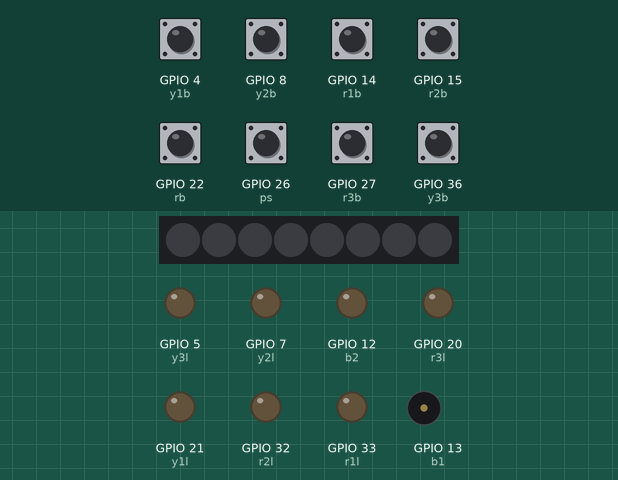
The sketch below on a simulated ESP32. On the bench: 8 RGB LEDs in strip order, left to right, output pins drawn as LEDs (lit = HIGH), buzzer (waves = sounding). Inputs (shaded band) come from the test bench; at power-on: GPIO 4 (y1b), GPIO 8 (y2b), GPIO 14 (r1b), GPIO 15 (r2b), GPIO 22 (rb), GPIO 26 (ps), GPIO 27 (r3b), GPIO 36 (y3b) HIGH. Dim RGB values are drawn brighter than linear.

Above: at 1.7 s.
1.8 s: GPIO 4 (y1b) pulled LOW for 0.15 s
At 3.3 s:
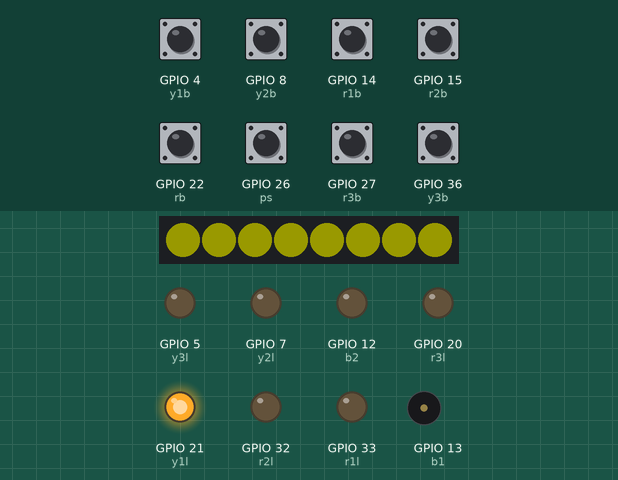
4.9 s: GPIO 22 (rb) pulled LOW for 0.15 s
At 5.2 s:
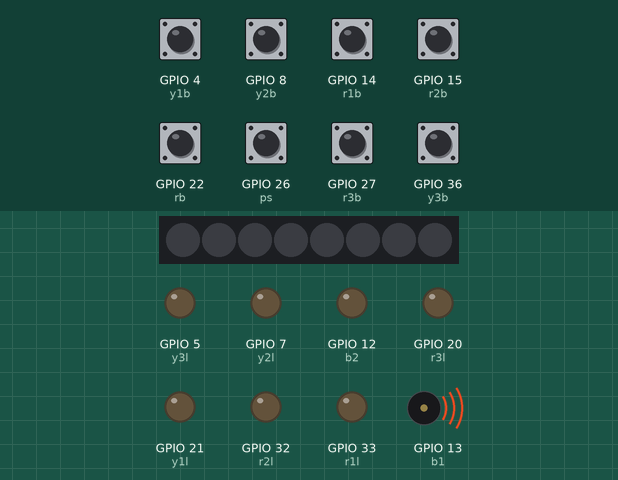
6.5 s: GPIO 14 (r1b) pulled LOW for 0.15 s
At 8.1 s:
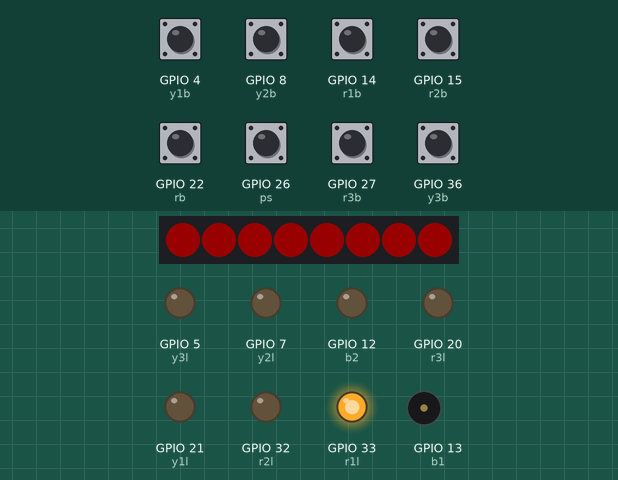
9.6 s: GPIO 22 (rb) pulled LOW for 1 s
At 10.4 s:
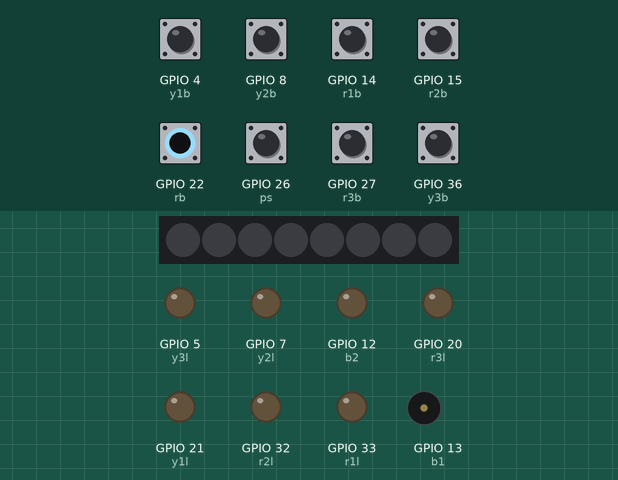
12.1 s: GPIO 8 (y2b) pulled LOW for 0.15 s
At 13.5 s:
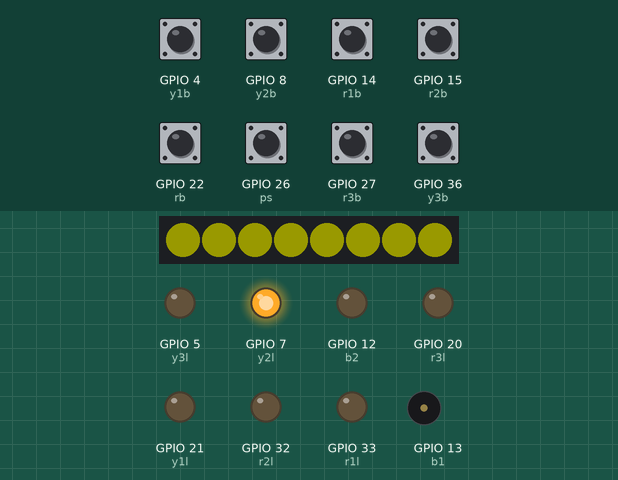
15.2 s: GPIO 4 (y1b) driven LOW and GPIO 22 (rb) driven LOW
At 15.5 s:
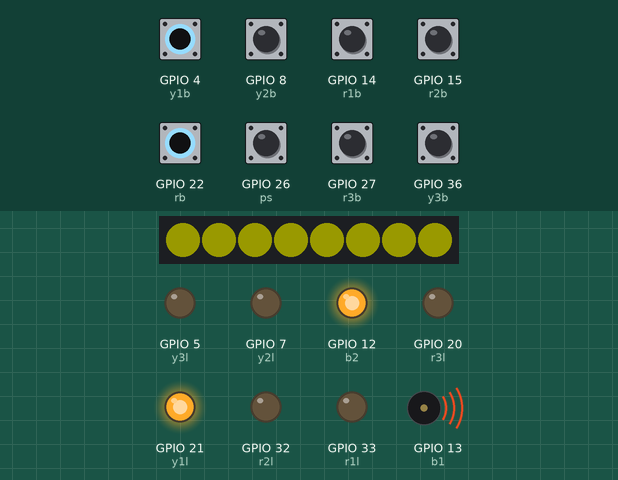
Timing chart, 0 to 18.2 s (numbered marks = the images above; inputs shaded):
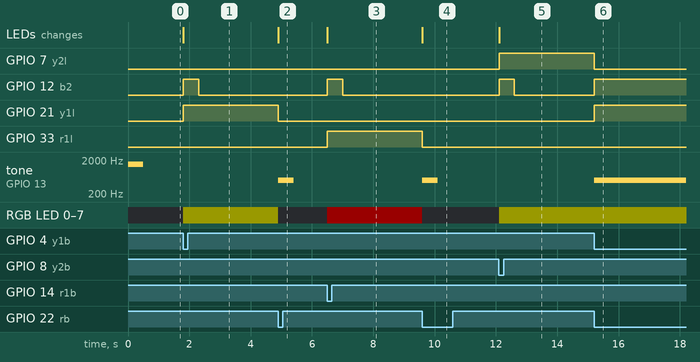

Measured:
- after the input at 1.8 s, GPIO 12 (b2): LOW → HIGH at once, → LOW 0.50 s later; GPIO 21 (y1l): LOW → HIGH at once; RGB LED 0–7: off → RGB(25, 25, 0) at once; the LEDs: change at once (image 1)
- after the input at 4.9 s, GPIO 21 (y1l): HIGH → LOW at once; tone on GPIO 13 (b1): silent → 500 Hz at once, → silent 0.50 s later; the LEDs: change at once (image 2)
- after the input at 6.5 s, GPIO 12 (b2): LOW → HIGH at once, → LOW 0.50 s later; GPIO 33 (r1l): LOW → HIGH at once; RGB LED 0–7: off → RGB(25, 0, 0) at once; the LEDs: change at once (image 3)
- after the input at 9.6 s, GPIO 33 (r1l): HIGH → LOW at once; tone on GPIO 13 (b1): silent → 500 Hz at once, → silent 0.50 s later; the LEDs: change at once (image 4)
- after the input at 12.1 s, GPIO 7 (y2l): LOW → HIGH at once; GPIO 12 (b2): LOW → HIGH at once, → LOW 0.50 s later; RGB LED 0–7: off → RGB(25, 25, 0) at once; the LEDs: change at once (image 5)
- after the input at 15.2 s, GPIO 7 (y2l): HIGH → LOW at once; GPIO 12 (b2), GPIO 21 (y1l): LOW → HIGH at once; tone on GPIO 13 (b1): silent → 500 Hz at once

The sketch:

quizBoxMK2.ino
```cpp
// Quiz Box Mk. 2 Ben Pacheco 9/27/22
// Setup neopixel strip
#include <Adafruit_NeoPixel.h>
#include "driver/rtc_io.h"
#ifdef __AVR__
#include <avr/power.h>
#endif

// Set sleep wake button
#define BUTTON_PIN_BITMASK 0x004000000 // 2^26 in hex

// Setup pins for neopixels
#define neoPIN    19
#define NUMPIXELS 8

// Input the neopixel variables
Adafruit_NeoPixel pixels(NUMPIXELS, neoPIN, NEO_GRB + NEO_KHZ800);

// Define Input pins
const int b1 = 13; //Buzzer 1
const int b2 = 12; //Buzzer 2
const int r1b = 14; //Red 1 buzzer
const int r2b = 15; //Red 2 buzzer
const int r3b = 27; //Red 3 buzzer
const int y1b = 4; //Yellow 1 buzzer
const int y2b = 8; //Yellow 2 buzzer
const int y3b = 36; //Yellow 3 buzzer
const int rb = 22; //Reader handle
const int ps = 26; //Power switch

//Define led pins
const int r1l = 33; //Red 1 LED
const int r2l = 32; //Red 2 LED
const int r3l = 20; //Red 3 LED
const int y1l = 21; //Yellow 1 LED
const int y2l = 7; //Yellow 2 LED
const int y3l = 5; //Yellow 3 LED

// Create variables to store switch states
int r1s = 0;
int r2s = 0;
int r3s = 0;
int y1s = 0;
int y2s = 0;
int y3s = 0;
int rs = 0;
int pss = 0;

// Create variables for storing current time
unsigned long time_now = 0;
unsigned long lastTime = 0;

int z = 7;

void setup() {
  // Configure power switch
  rtc_gpio_pullup_dis(GPIO_NUM_26);
  rtc_gpio_pulldown_en(GPIO_NUM_26);
  esp_sleep_enable_ext0_wakeup(GPIO_NUM_26,1);
  // Start the neopixels
  pixels.begin();
  // initialize buttons
  pinMode(r1b, INPUT_PULLUP);
  pinMode(r2b, INPUT_PULLUP);
  pinMode(r3b, INPUT_PULLUP);
  pinMode(y1b, INPUT_PULLUP);
  pinMode(y2b, INPUT_PULLUP);
  pinMode(y3b, INPUT_PULLUP);
  pinMode(rb, INPUT_PULLUP);
  //initalize LEDs
  pinMode(y1l, OUTPUT);
  pinMode(y2l, OUTPUT);
  pinMode(y3l, OUTPUT);
  pinMode(r1l, OUTPUT);
  pinMode(r2l, OUTPUT);
  pinMode(r3l, OUTPUT);
  pinMode(b2, OUTPUT);
  // Play tone to indicate power on
  tone(b1, 1000);
  tone(b1, 1500);
  delay(500);
  noTone(b1);
  noTone(b1);
}

void loop() {
  // Clear neopixels
  pixels.clear();
  pixels.show();
  // Reset the pixel counter
  z = 7;
  // Read all the handels
  r1s = digitalRead(r1b);
  r2s = digitalRead(r2b);
  r3s = digitalRead(r3b);
  y1s = digitalRead(y1b);
  y2s = digitalRead(y2b);
  y3s = digitalRead(y3b);
  rs = digitalRead(rb);
  pss = digitalRead(ps);
  // If statement to check the buzzer states
  if (r1s == LOW){
    buzz(1); // Call buzz function
  } else if (r2s == LOW){
    buzz(2);
  } else if (r3s == LOW){
    buzz(3);
  } else if (pss == LOW){
    esp_deep_sleep_start(); // Put the microcontroller to sleep
  } else if (y1s == LOW){
    buzz(4);
  } else if (y2s == LOW){
    buzz(5);
  } else if (y3s == LOW){
    buzz(6);
  }
}

void buzz(int x) {
  switch(x) {
    case 1 :
      //Red one
      timerStart(pixels.Color(25, 0, 0)); //Setup and start timer
      digitalWrite(r1l, HIGH); //Turn on red 1 LED
      digitalWrite(b2, HIGH); //Play buzzer tone
      delay(500);
      digitalWrite(b2, LOW);
      while(millis() < time_now + 30000 && rs != 0){ //Check clear and time
        rs = digitalRead(rb); //Update reader handle state
        timer30(); //Check if a pixel needs to be turned off
      }
      tone(b1, 500, 500); //Play tone to indicate end of time
      digitalWrite(r1l, LOW); //Turn off LED
      break;
    case 2 :
      //Red two
      timerStart(pixels.Color(25, 0, 0)); //Setup and start timer
      digitalWrite(r2l, HIGH); //Turn on red 2 LED
      digitalWrite(b2, HIGH); //Play buzzer tone
      delay(500);
      digitalWrite(b2, LOW);
      while(millis() < time_now + 30000 && rs != 0){
        rs = digitalRead(rb); //Update reader handle state
        timer30(); //Check if a pixel needs to be turned off
      }
      tone(b1, 500, 500); //Play tone to indicate end of time
      digitalWrite(r2l, LOW); //Turn off LED
      break;
    case 3 :
      //Red three
      timerStart(pixels.Color(25, 0, 0)); //Setup and start timer
      digitalWrite(r3l, HIGH); //Turn on red 3 LED
      digitalWrite(b2, HIGH); //Play buzzer tone
      delay(500);
      digitalWrite(b2, LOW);
      while(millis() < time_now + 30000 && rs != 0){
        rs = digitalRead(rb); //Update reader handle state
        timer30(); //Check if a pixel needs to be turned off
      }
      tone(b1, 500, 500); //Play tone to indicate end of time
      digitalWrite(r3l, LOW); //Turn off LED
      break;
    case 4 :
      //Yellow one
      timerStart(pixels.Color(25, 25, 0)); //Setup and start timer
      digitalWrite(y1l, HIGH); //Turn on yellow 1 LED
      digitalWrite(b2, HIGH); //Play buzzer tone
      delay(500);
      digitalWrite(b2, LOW);
      while(millis() < time_now + 30000 && rs != 0){
        rs = digitalRead(rb); //Update reader handle state
        timer30(); //Check if a pixel needs to be turned off
      }
      tone(b1, 500, 500); //Play tone to indicate end of time
      digitalWrite(y1l, LOW); //Turn off LED
      break;
    case 5 :
      //Yellow two
      timerStart(pixels.Color(25, 25, 0)); //Setup and start timer
      digitalWrite(y2l, HIGH); //Turn on yellow 2 LED
      digitalWrite(b2, HIGH); //Play buzzer tone
      delay(500);
      digitalWrite(b2, LOW);
      while(millis() < time_now + 30000 && rs != 0){
        rs = digitalRead(rb); //Update reader handle state
        timer30(); //Check if a pixel needs to be turned off
      }
      tone(b1, 500, 500); //Play tone to indicate end of time
      digitalWrite(y2l, LOW); //Turn off LED
      break;
    case 6 :
      //Yellow three
      timerStart(pixels.Color(25, 25, 0)); //Setup and start timer
      digitalWrite(y3l, HIGH); //Turn on yellow 3 LED
      digitalWrite(12, HIGH); //Play buzzer tone
      delay(500);
      digitalWrite(12, LOW);
      while(millis() < time_now + 30000 && rs != 0){
        rs = digitalRead(rb); //Update reader handle state
        timer30(); //Check if a pixel needs to be turned off
      }
      tone(b1, 500, 500); //Play tone to indicate end of time
      digitalWrite(y3l, LOW); //Turn off LED
      break;
  }
}

void timer30() { //Call this function to check if a pixel needs to be turned off
  if(lastTime + 3750 < millis()){ //Check if 3.75 secconds have passed
    pixels.setPixelColor(z, pixels.Color(0, 0, 0)); //Turn off one pixel
    pixels.show(); //Update pixels to reflect one turned off
    lastTime = millis(); //Update the last time a pixel was turned off
    z--; //Update the pixel number we are on
  }
}

void timerStart(uint32_t color) { //Call this function to start a timer
  time_now = millis(); //Update time_now
  lastTime = millis(); //Update lastTime
  for(int j=0; j<pixels.numPixels(); j++) { // Set all the pixels to the color specified
    pixels.setPixelColor(j, color);
    pixels.show();
  }
}
```
